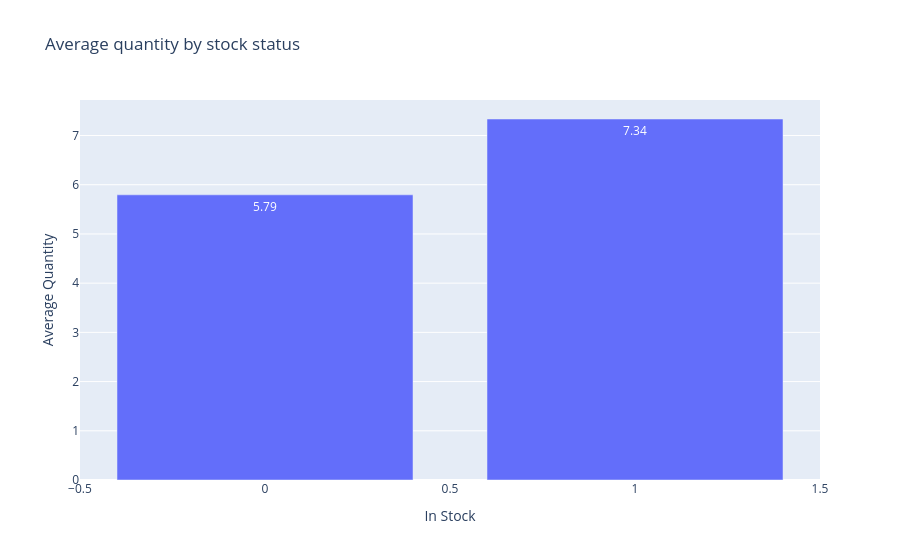

The notebook cell saved with this chart:
### Code cell
df_plot = df.groupby('in_stock')['qty'].mean().reset_index()
df_plot = df_plot.rename(columns={'qty': 'qty_mean'})

print(df_plot)

fig = px.bar(
    df_plot,
    x='in_stock',
    y='qty_mean',
    title='Average quantity by stock status',
    labels={
        'in_stock': 'In Stock',
        'qty_mean': 'Average Quantity'
    },
    text_auto='.2f'  
)
eda_figs['Average quantity by stock status'] = fig
fig.show()

### Figure 1 — Plotly figure (JSON) as saved in the notebook; plotly's stock layout.template omitted (floating-point values rounded to 4 significant figures)
{"data": [{"hovertemplate": "In Stock=%{x}<br>Average Quantity=%{y}<extra></extra>", "legendgroup": "", "marker": {"color": "#636efa", "pattern": {"shape": ""}}, "name": "", "orientation": "v", "showlegend": false, "textposition": "auto", "texttemplate": "%{y:.2f}", "type": "bar", "x": [0, 1], "xaxis": "x", "y": [5.795, 7.336], "yaxis": "y"}], "layout": {"barmode": "relative", "legend": {"tracegroupgap": 0}, "title": {"text": "Average quantity by stock status"}, "xaxis": {"anchor": "y", "domain": [0, 1], "title": {"text": "In Stock"}}, "yaxis": {"anchor": "x", "domain": [0, 1], "title": {"text": "Average Quantity"}}}}
